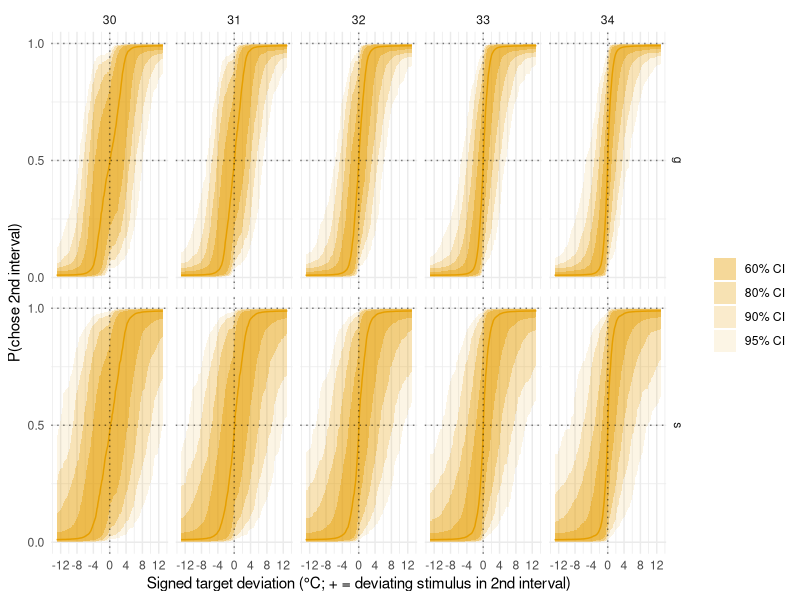
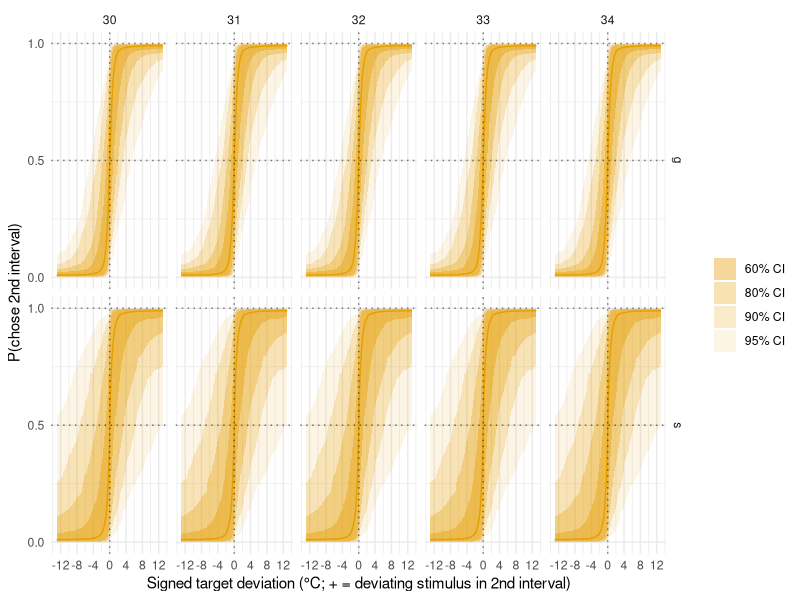
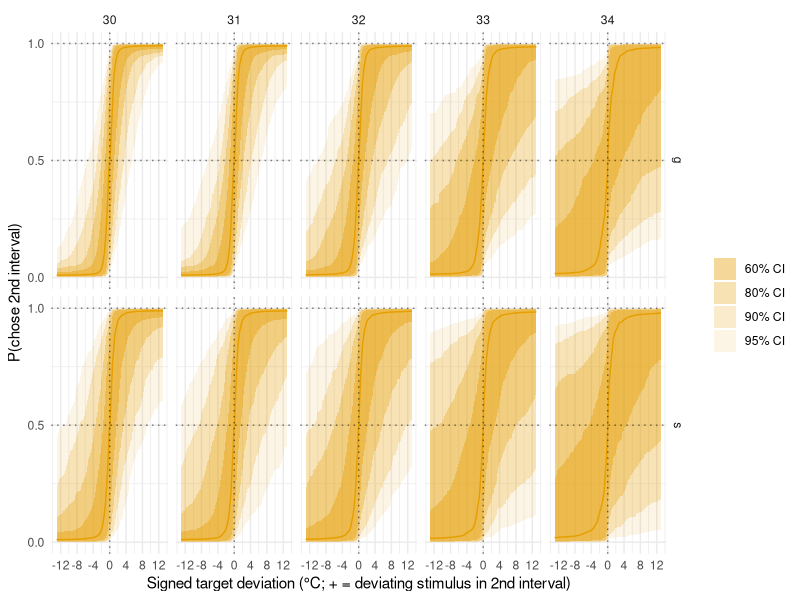
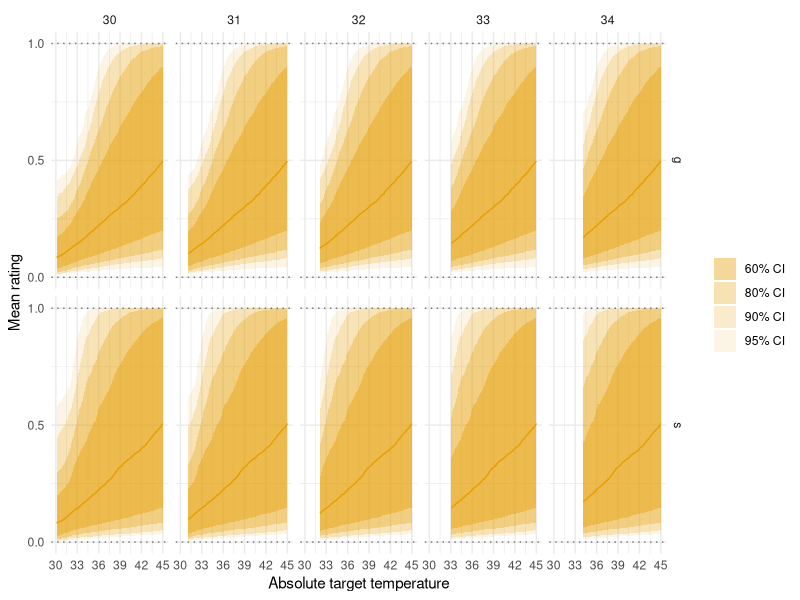
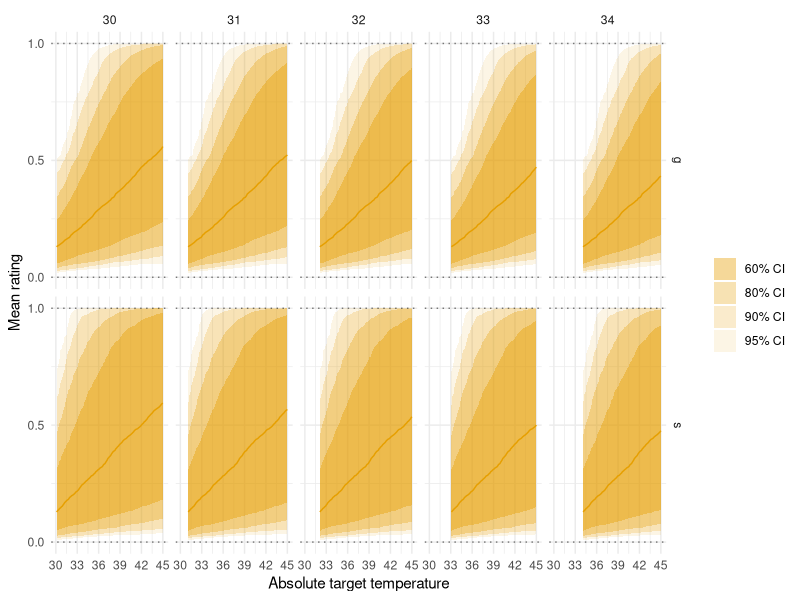
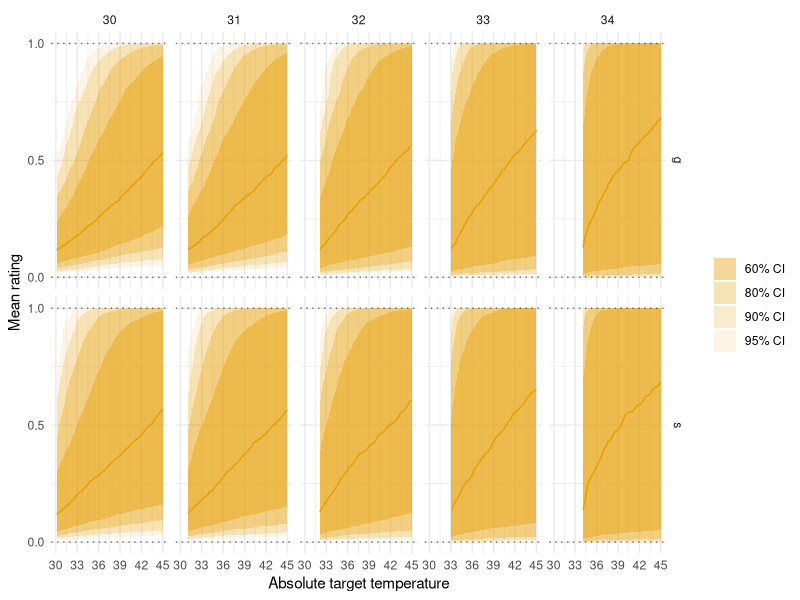
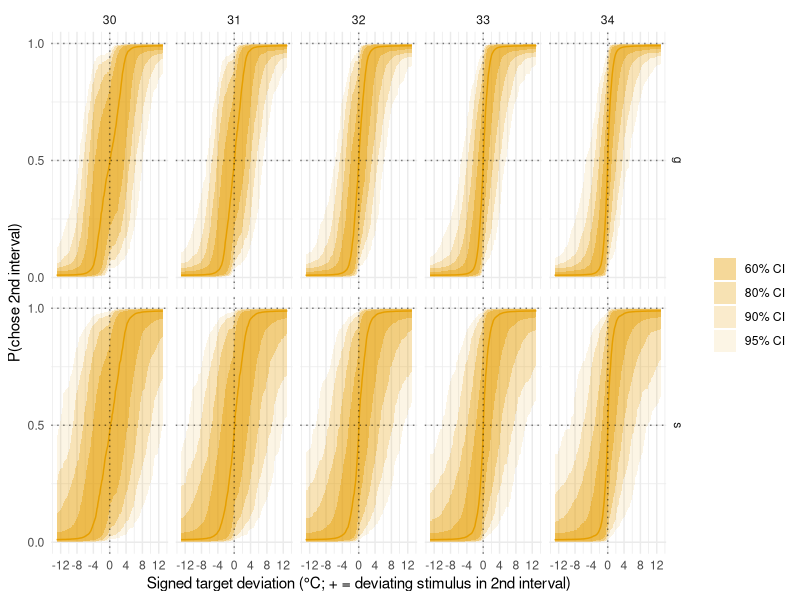
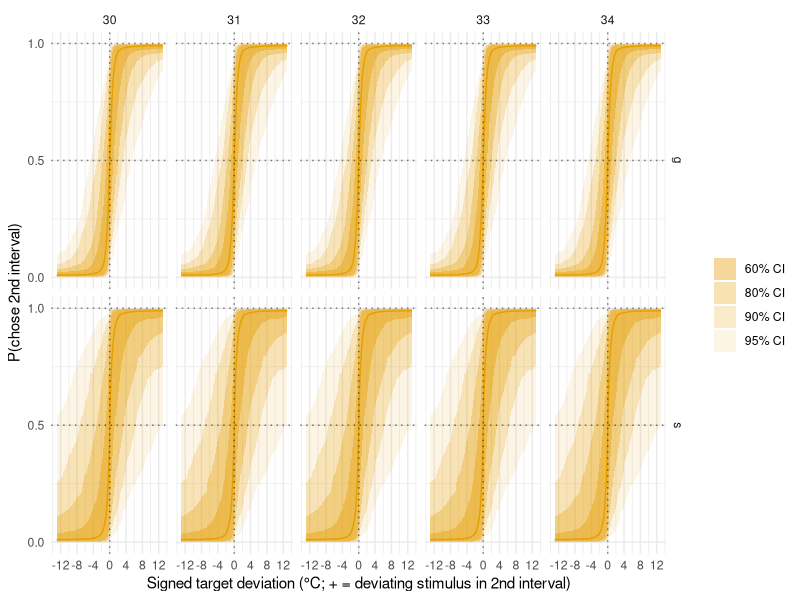

Recreate these plots in R, in order.
#This script is used to illustrate the priors used for the different models
#Author: A.S. Courtin
#Licence: MIT
#Edited with the assistance of Claude Code (Anthropic).

library(tidyverse)

inv_logit<-function(x){
  y=1/(1+exp(-x))
  return(y)
}

M=10^3
idx=1:M
at=30:34
x=seq(30,45,.1)
grid_r<-expand.grid(x=x,idx=idx,at=at)
# Response-space axis for the discrimination models: x is the SIGNED deviation from the
# adapting temperature. |x| is the physical target deviation (target = at + |x|); the sign
# encodes which interval held the deviating stimulus (+ = 2nd interval, so interval_sign=+1).
d=seq(-13,13,.1)
grid_d<-expand.grid(x=d,idx=idx,at=at)

#### Discrimination - absolute coding####
discrimination_absolute<-
  tibble(idx=idx) %>% 
  rowwise() %>% 
  mutate(
    mu_rho=rnorm(1,0,2),
    mu_log_beta=rnorm(1),
    mu_logit_lambda=rnorm(1,-4,1),
    tau_rho=abs(rnorm(1,0,2)),
    tau_log_beta=abs(rnorm(1)),
    tau_logit_lambda=abs(rnorm(1)),
    rho=rnorm(1,mu_rho,tau_rho),
    beta=exp(rnorm(1,mu_log_beta,tau_log_beta)),
    lambda=inv_logit(rnorm(1,mu_logit_lambda,tau_logit_lambda))/2,
    mu_kappa=rnorm(1,0,1),
    tau_kappa=abs(rnorm(1,0,1)),
    kappa=rnorm(1,mu_kappa,tau_kappa)
  ) %>%
  ungroup() %>%
  full_join(grid_d) %>%
  mutate(
    # Evidence is the difference between the target's and the adapting temperature's absolute
    # (baseline+rho anchored) representations - no separate detection threshold (matches
    # discrimination_absolute_coding.stan).
    interval_sign=sign(x),
    target=at+abs(x),
    cx_target_s=target-32-rho,
    cx_adapting_s=at-32-rho,
    stim_rep=cx_target_s*inv_logit(cx_target_s*100) - cx_adapting_s*inv_logit(cx_adapting_s*100),
    theta_s=lambda+(1-2*lambda)*pnorm(interval_sign*beta*stim_rep-kappa),

    cx_target_g=target-32-mu_rho,
    cx_adapting_g=at-32-mu_rho,
    stim_rep_g=cx_target_g*inv_logit(cx_target_g*100) - cx_adapting_g*inv_logit(cx_adapting_g*100),
    theta_g=inv_logit(mu_logit_lambda)/2+(1-2*inv_logit(mu_logit_lambda)/2)*pnorm(interval_sign*exp(mu_log_beta)*stim_rep_g-mu_kappa)
    ) %>%
  group_by(at,x) %>% 
  summarise(
    s_lb_ci_95=quantile(theta_s,0.025),
    s_ub_ci_95=quantile(theta_s,0.975),
    s_lb_ci_90=quantile(theta_s,0.05),
    s_ub_ci_90=quantile(theta_s,0.95),
    s_lb_ci_80=quantile(theta_s,0.1),
    s_ub_ci_80=quantile(theta_s,0.9),
    s_lb_ci_60=quantile(theta_s,0.20),
    s_ub_ci_60=quantile(theta_s,0.80),
    g_lb_ci_95=quantile(theta_g,0.025),
    g_ub_ci_95=quantile(theta_g,0.975),
    g_lb_ci_90=quantile(theta_g,0.05),
    g_ub_ci_90=quantile(theta_g,0.95),
    g_lb_ci_80=quantile(theta_g,0.1),
    g_ub_ci_80=quantile(theta_g,0.9),
    g_lb_ci_60=quantile(theta_g,0.20),
    g_ub_ci_60=quantile(theta_g,0.80),
    s_med_ci_50 = quantile(theta_s, 0.5),
    g_med_ci_50 = quantile(theta_g, 0.5)
  ) %>% 
  pivot_longer(
    cols = c(matches("(s|g)_(lb|ub|med)_ci_\\d+")),
    names_to = c("level","stat","ci"),
    names_pattern = "(s|g)_(lb|ub|med)_ci?_?(\\d+)?",
    values_to = "value"
  ) %>% 
  filter(TRUE) # response space: keep the full signed deviation range

ribbons <- discrimination_absolute %>% filter(stat %in% c("lb","ub"))%>% 
  pivot_wider(
    names_from = "stat",
    values_from = "value"
  )
medians <- discrimination_absolute %>% filter(stat == "med")

ribbons %>% 
  ggplot()+
  geom_ribbon(
    aes(x=x,ymin = lb,ymax=ub,alpha=ci),
    fill='#E69F00'
  )+
  geom_line(
    data=medians,
    aes(x=x,y=value),
    color='#E69F00'
  )+
  geom_hline(
    aes(yintercept = .5),
    linetype='dotted',
    alpha=.5
  )+
  geom_hline(
    aes(yintercept = 1),
    linetype='dotted',
    alpha=.5
  )+
  geom_vline(aes(xintercept=0),linetype='dotted',alpha=.5)+
  scale_alpha_manual(labels=c('60% CI','80% CI','90% CI','95% CI'),values=c(.4,.3,.2,.1))+
  scale_x_continuous(breaks=seq(-12,12,4))+
  scale_y_continuous(breaks=c(0,.5,1))+
  labs(
    alpha='',
    x='Signed target deviation (°C; + = deviating stimulus in 2nd interval)',
    y='P(chose 2nd interval)'
  )+
  theme_minimal()+
  facet_grid(rows=vars(level),cols=vars(at))

ggsave('figures/d_a_ppp.png',units = 'cm',width = 18,height = 10)

#### Discrimination - relative coding####
discrimination_relative<-
  tibble(idx=idx) %>% 
  rowwise() %>% 
  mutate(
    mu_log_beta=rnorm(1),
    mu_logit_lambda=rnorm(1,-4,1),
    tau_log_beta=abs(rnorm(1)),
    tau_logit_lambda=abs(rnorm(1)),
    beta=exp(rnorm(1,mu_log_beta,tau_log_beta)),
    lambda=inv_logit(rnorm(1,mu_logit_lambda,tau_logit_lambda))/2,
    mu_kappa=rnorm(1,0,1),
    tau_kappa=abs(rnorm(1,0,1)),
    kappa=rnorm(1,mu_kappa,tau_kappa)
  ) %>%
  ungroup() %>%
  full_join(grid_d) %>%
  mutate(
    # Evidence is the soft-rectified deviation from the adapting temperature - no separate
    # detection threshold (matches discrimination_relative_coding.stan).
    interval_sign=sign(x),
    cx_s=abs(x),
    stim_rep=cx_s*inv_logit(cx_s*100),
    theta_s=lambda+(1-2*lambda)*pnorm(interval_sign*beta*stim_rep-kappa),

    cx_g=abs(x),
    stim_rep_g=cx_g*inv_logit(cx_g*100),
    theta_g=inv_logit(mu_logit_lambda)/2+(1-2*inv_logit(mu_logit_lambda)/2)*pnorm(interval_sign*exp(mu_log_beta)*stim_rep_g-mu_kappa)
  ) %>%
  group_by(at,x) %>% 
  summarise(
    s_lb_ci_95=quantile(theta_s,0.025),
    s_ub_ci_95=quantile(theta_s,0.975),
    s_lb_ci_90=quantile(theta_s,0.05),
    s_ub_ci_90=quantile(theta_s,0.95),
    s_lb_ci_80=quantile(theta_s,0.1),
    s_ub_ci_80=quantile(theta_s,0.9),
    s_lb_ci_60=quantile(theta_s,0.20),
    s_ub_ci_60=quantile(theta_s,0.80),
    g_lb_ci_95=quantile(theta_g,0.025),
    g_ub_ci_95=quantile(theta_g,0.975),
    g_lb_ci_90=quantile(theta_g,0.05),
    g_ub_ci_90=quantile(theta_g,0.95),
    g_lb_ci_80=quantile(theta_g,0.1),
    g_ub_ci_80=quantile(theta_g,0.9),
    g_lb_ci_60=quantile(theta_g,0.20),
    g_ub_ci_60=quantile(theta_g,0.80),
    s_med_ci_50 = quantile(theta_s, 0.5),
    g_med_ci_50 = quantile(theta_g, 0.5)
  ) %>% 
  pivot_longer(
    cols = c(matches("(s|g)_(lb|ub|med)_ci_\\d+")),
    names_to = c("level","stat","ci"),
    names_pattern = "(s|g)_(lb|ub|med)_ci?_?(\\d+)?",
    values_to = "value"
  )%>% 
  filter(TRUE) # response space: keep the full signed deviation range

ribbons <- discrimination_relative %>% filter(stat %in% c("lb","ub"))%>% 
  pivot_wider(
    names_from = "stat",
    values_from = "value"
  )
medians <- discrimination_relative %>% filter(stat == "med")

ribbons %>% 
  ggplot()+
  geom_ribbon(
    aes(x=x,ymin = lb,ymax=ub,alpha=ci),
    fill='#E69F00'
  )+
  geom_line(
    data=medians,
    aes(x=x,y=value),
    color='#E69F00'
  )+
  geom_hline(
    aes(yintercept = .5),
    linetype='dotted',
    alpha=.5
  )+
  geom_hline(
    aes(yintercept = 1),
    linetype='dotted',
    alpha=.5
  )+
  geom_vline(aes(xintercept=0),linetype='dotted',alpha=.5)+
  scale_alpha_manual(labels=c('60% CI','80% CI','90% CI','95% CI'),values=c(.4,.3,.2,.1))+
  scale_x_continuous(breaks=seq(-12,12,4))+
  scale_y_continuous(breaks=c(0,.5,1))+
  labs(
    alpha='',
    x='Signed target deviation (°C; + = deviating stimulus in 2nd interval)',
    y='P(chose 2nd interval)'
  )+
  theme_minimal()+
  facet_grid(rows=vars(level),cols=vars(at))

ggsave('figures/d_r_ppp.png',units = 'cm',width = 18,height = 10)

#### Discrimination - non-mechanistic####
discrimination_non_mechanistic<-
  tibble(idx=idx) %>% 
  rowwise() %>% 
  mutate(
    # RW2 group profile of log-alpha across the ordered AT axis (2 anchors + curvature penalised by sigma_a)
    a0=rnorm(1,-2,1),
    a1=rnorm(1,0,0.5),
    a_c1=rnorm(1),a_c2=rnorm(1),a_c3=rnorm(1),
    sigma_a=abs(rnorm(1,0,0.5)),
    # RW2 group profile of log-beta
    b0=rnorm(1,0,1),
    b1=rnorm(1,0,0.5),
    b_c1=rnorm(1),b_c2=rnorm(1),b_c3=rnorm(1),
    sigma_b=abs(rnorm(1,0,0.5)),
    mu_logit_lambda=rnorm(1,-4,1),
    mu_kappa=rnorm(1,0,1),
    # per-condition participant SDs, plus lambda/kappa SDs (tau ~ half-normal(0,1))
    tau_a1=abs(rnorm(1)),tau_a2=abs(rnorm(1)),tau_a3=abs(rnorm(1)),tau_a4=abs(rnorm(1)),tau_a5=abs(rnorm(1)),
    tau_b1=abs(rnorm(1)),tau_b2=abs(rnorm(1)),tau_b3=abs(rnorm(1)),tau_b4=abs(rnorm(1)),tau_b5=abs(rnorm(1)),
    tau_logit_lambda=abs(rnorm(1)),
    tau_kappa=abs(rnorm(1)),
    # group-level RW2 profiles (log scale of alpha/beta)
    f_a1=a0, f_a2=a0+a1,
    f_a3=2*f_a2-f_a1+sigma_a*a_c1,
    f_a4=2*f_a3-f_a2+sigma_a*a_c2,
    f_a5=2*f_a4-f_a3+sigma_a*a_c3,
    f_b1=b0, f_b2=b0+b1,
    f_b3=2*f_b2-f_b1+sigma_b*b_c1,
    f_b4=2*f_b3-f_b2+sigma_b*b_c2,
    f_b5=2*f_b4-f_b3+sigma_b*b_c3,
    # one participant draw per condition (log scale)
    la1=rnorm(1,f_a1,tau_a1),la2=rnorm(1,f_a2,tau_a2),la3=rnorm(1,f_a3,tau_a3),la4=rnorm(1,f_a4,tau_a4),la5=rnorm(1,f_a5,tau_a5),
    lb1=rnorm(1,f_b1,tau_b1),lb2=rnorm(1,f_b2,tau_b2),lb3=rnorm(1,f_b3,tau_b3),lb4=rnorm(1,f_b4,tau_b4),lb5=rnorm(1,f_b5,tau_b5),
    lambda=inv_logit(rnorm(1,mu_logit_lambda,tau_logit_lambda))/2,
    kappa=rnorm(1,mu_kappa,tau_kappa)
  ) %>%
  ungroup() %>%
  full_join(grid_d) %>%
  mutate(
    c=at-29,
    log_alpha_s=case_when(c==1~la1,c==2~la2,c==3~la3,c==4~la4,c==5~la5),
    log_beta_s =case_when(c==1~lb1,c==2~lb2,c==3~lb3,c==4~lb4,c==5~lb5),
    log_alpha_g=case_when(c==1~f_a1,c==2~f_a2,c==3~f_a3,c==4~f_a4,c==5~f_a5),
    log_beta_g =case_when(c==1~f_b1,c==2~f_b2,c==3~f_b3,c==4~f_b4,c==5~f_b5),

    interval_sign=sign(x),
    alpha=exp(log_alpha_s),
    beta=exp(log_beta_s),
    cx_s=abs(x)-alpha,
    stim_rep=cx_s*inv_logit(cx_s*100),
    theta_s=lambda+(1-2*lambda)*pnorm(interval_sign*beta*stim_rep-kappa),

    alpha_g=exp(log_alpha_g),
    beta_g=exp(log_beta_g),
    cx_g=abs(x)-alpha_g,
    stim_rep_g=cx_g*inv_logit(cx_g*100),
    theta_g=inv_logit(mu_logit_lambda)/2+(1-2*inv_logit(mu_logit_lambda)/2)*pnorm(interval_sign*beta_g*stim_rep_g-mu_kappa)
  ) %>%
  group_by(at,x) %>% 
  summarise(
    s_lb_ci_95=quantile(theta_s,0.025),
    s_ub_ci_95=quantile(theta_s,0.975),
    s_lb_ci_90=quantile(theta_s,0.05),
    s_ub_ci_90=quantile(theta_s,0.95),
    s_lb_ci_80=quantile(theta_s,0.1),
    s_ub_ci_80=quantile(theta_s,0.9),
    s_lb_ci_60=quantile(theta_s,0.20),
    s_ub_ci_60=quantile(theta_s,0.80),
    g_lb_ci_95=quantile(theta_g,0.025),
    g_ub_ci_95=quantile(theta_g,0.975),
    g_lb_ci_90=quantile(theta_g,0.05),
    g_ub_ci_90=quantile(theta_g,0.95),
    g_lb_ci_80=quantile(theta_g,0.1),
    g_ub_ci_80=quantile(theta_g,0.9),
    g_lb_ci_60=quantile(theta_g,0.20),
    g_ub_ci_60=quantile(theta_g,0.80),    
    s_med_ci_50 = quantile(theta_s, 0.5),
    g_med_ci_50 = quantile(theta_g, 0.5)
  ) %>% 
  pivot_longer(
    cols = c(matches("(s|g)_(lb|ub|med)_ci_\\d+")),
    names_to = c("level","stat","ci"),
    names_pattern = "(s|g)_(lb|ub|med)_ci?_?(\\d+)?",
    values_to = "value"
  ) %>% 
  filter(TRUE) # response space: keep the full signed deviation range

ribbons <- discrimination_non_mechanistic %>% filter(stat %in% c("lb","ub"))%>% 
  pivot_wider(
    names_from = "stat",
    values_from = "value"
  )
medians <- discrimination_non_mechanistic %>% filter(stat == "med")

ribbons %>% 
  ggplot()+
  geom_ribbon(
    aes(x=x,ymin = lb,ymax=ub,alpha=ci),
    fill='#E69F00'
  )+
  geom_line(
    data=medians,
    aes(x=x,y=value),
    color='#E69F00'
  )+
  geom_hline(
    aes(yintercept = .5),
    linetype='dotted',
    alpha=.5
  )+
  geom_hline(
    aes(yintercept = 1),
    linetype='dotted',
    alpha=.5
  )+
  geom_vline(aes(xintercept=0),linetype='dotted',alpha=.5)+
  scale_alpha_manual(labels=c('60% CI','80% CI','90% CI','95% CI'),values=c(.4,.3,.2,.1))+
  scale_x_continuous(breaks=seq(-12,12,4))+
  scale_y_continuous(breaks=c(0,.5,1))+
  labs(
    alpha='',
    x='Signed target deviation (°C; + = deviating stimulus in 2nd interval)',
    y='P(chose 2nd interval)'
  )+
  theme_minimal()+
  facet_grid(rows=vars(level),cols=vars(at))

ggsave('figures/d_n_ppp.png',units = 'cm',width = 18,height = 10)

#### Rating - absolute coding####
rating_absolute<-
  tibble(idx=idx) %>% 
  rowwise() %>% 
  mutate(
    mu_intercept=rnorm(1,-2,1),
    mu_log_slope=rnorm(1,-2,1),
    tau_intercept=abs(rnorm(1,0,1)),
    tau_log_slope=abs(rnorm(1,0,1)),
    intercept=rnorm(1,mu_intercept,tau_intercept),
    slope=exp(rnorm(1,mu_log_slope,tau_log_slope))
  ) %>%
  ungroup() %>%
  full_join(grid_r) %>%
  mutate(
    cx=(x-32),
    lr=intercept+slope*cx,
    theta_s=inv_logit(lr),
    lr_g=mu_intercept+exp(mu_log_slope)*cx,
    theta_g=inv_logit(lr_g)
  ) %>% 
  group_by(at,x) %>% 
  summarise(
    s_lb_ci_95=quantile(theta_s,0.025),
    s_ub_ci_95=quantile(theta_s,0.975),
    s_lb_ci_90=quantile(theta_s,0.05),
    s_ub_ci_90=quantile(theta_s,0.95),
    s_lb_ci_80=quantile(theta_s,0.1),
    s_ub_ci_80=quantile(theta_s,0.9),
    s_lb_ci_60=quantile(theta_s,0.20),
    s_ub_ci_60=quantile(theta_s,0.80),
    g_lb_ci_95=quantile(theta_g,0.025),
    g_ub_ci_95=quantile(theta_g,0.975),
    g_lb_ci_90=quantile(theta_g,0.05),
    g_ub_ci_90=quantile(theta_g,0.95),
    g_lb_ci_80=quantile(theta_g,0.1),
    g_ub_ci_80=quantile(theta_g,0.9),
    g_lb_ci_60=quantile(theta_g,0.20),
    g_ub_ci_60=quantile(theta_g,0.80),    
    s_med_ci_50 = quantile(theta_s, 0.5),
    g_med_ci_50 = quantile(theta_g, 0.5)
  ) %>% 
  pivot_longer(
    cols = c(matches("(s|g)_(lb|ub|med)_ci_\\d+")),
    names_to = c("level","stat","ci"),
    names_pattern = "(s|g)_(lb|ub|med)_ci?_?(\\d+)?",
    values_to = "value"
  ) %>% 
  filter(x>at)

ribbons <- rating_absolute %>% filter(stat %in% c("lb","ub"))%>% 
  pivot_wider(
    names_from = "stat",
    values_from = "value"
  )
medians <- rating_absolute %>% filter(stat == "med")

ribbons %>% 
  ggplot()+
  geom_ribbon(
    aes(x=x,ymin = lb,ymax=ub,alpha=ci),
    fill='#E69F00'
  )+
  geom_line(
    data=medians,
    aes(x=x,y=value),
    color='#E69F00'
  )+
  geom_hline(
    aes(yintercept = 0),
    linetype='dotted',
    alpha=.5
  )+
  geom_hline(
    aes(yintercept = 1),
    linetype='dotted',
    alpha=.5
  )+
  scale_alpha_manual(labels=c('60% CI','80% CI','90% CI','95% CI'),values=c(.4,.3,.2,.1))+
  scale_x_continuous(breaks=seq(30,45,3))+
  scale_y_continuous(breaks=c(0,.5,1))+
  labs(
    alpha='',
    x='Absolute target temperature',
    y='Mean rating'
  )+
  theme_minimal()+
  facet_grid(rows=vars(level),cols=vars(at))

ggsave('figures/r_a_ppp.png',units = 'cm',width = 18,height = 10)

#### Rating - relative coding####
rating_relative<-
  tibble(idx=idx) %>% 
  rowwise() %>% 
  mutate(
    mu_intercept=rnorm(1,-2,1),
    mu_log_slope=rnorm(1,-2,1),
    tau_intercept=abs(rnorm(1,0,1)),
    tau_log_slope=abs(rnorm(1,0,1)),
    intercept=rnorm(1,mu_intercept,tau_intercept),
    slope=exp(rnorm(1,mu_log_slope,tau_log_slope))
  ) %>%
  ungroup() %>%
  full_join(grid_r) %>%
  mutate(
    cx=(x-at),
    lr=intercept+slope*cx,
    theta_s=inv_logit(lr),
    
    lr_g=mu_intercept+exp(mu_log_slope)*cx,
    theta_g=inv_logit(lr_g)
  ) %>% 
  group_by(at,x) %>% 
  summarise(
    s_lb_ci_95=quantile(theta_s,0.025),
    s_ub_ci_95=quantile(theta_s,0.975),
    s_lb_ci_90=quantile(theta_s,0.05),
    s_ub_ci_90=quantile(theta_s,0.95),
    s_lb_ci_80=quantile(theta_s,0.1),
    s_ub_ci_80=quantile(theta_s,0.9),
    s_lb_ci_60=quantile(theta_s,0.20),
    s_ub_ci_60=quantile(theta_s,0.80),
    g_lb_ci_95=quantile(theta_g,0.025),
    g_ub_ci_95=quantile(theta_g,0.975),
    g_lb_ci_90=quantile(theta_g,0.05),
    g_ub_ci_90=quantile(theta_g,0.95),
    g_lb_ci_80=quantile(theta_g,0.1),
    g_ub_ci_80=quantile(theta_g,0.9),
    g_lb_ci_60=quantile(theta_g,0.20),
    g_ub_ci_60=quantile(theta_g,0.80),    
    s_med_ci_50 = quantile(theta_s, 0.5),
    g_med_ci_50 = quantile(theta_g, 0.5)
  ) %>% 
  pivot_longer(
    cols = c(matches("(s|g)_(lb|ub|med)_ci_\\d+")),
    names_to = c("level","stat","ci"),
    names_pattern = "(s|g)_(lb|ub|med)_ci?_?(\\d+)?",
    values_to = "value"
  ) %>% 
  filter(x>at)

ribbons <- rating_relative %>% filter(stat %in% c("lb","ub"))%>% 
  pivot_wider(
    names_from = "stat",
    values_from = "value"
  )
medians <- rating_relative %>% filter(stat == "med")

ribbons %>%
  ggplot()+
  geom_ribbon(
    aes(x=x,ymin = lb,ymax=ub,alpha=ci),
    fill='#E69F00'
  )+
  geom_line(
    data=medians,
    aes(x=x,y=value),
    color='#E69F00'
  )+
  geom_hline(
    aes(yintercept = 0),
    linetype='dotted',
    alpha=.5
  )+
  geom_hline(
    aes(yintercept = 1),
    linetype='dotted',
    alpha=.5
  )+
  scale_alpha_manual(labels=c('60% CI','80% CI','90% CI','95% CI'),values=c(.4,.3,.2,.1))+
  scale_x_continuous(breaks=seq(30,45,3))+
  scale_y_continuous(breaks=c(0,.5,1))+
  labs(
    alpha='',
    x='Absolute target temperature',
    y='Mean rating'
  )+
  theme_minimal()+
  facet_grid(rows=vars(level),cols=vars(at))

ggsave('figures/r_r_ppp.png',units = 'cm',width = 18,height = 10)

#### Rating - non-mechanistic ####
rating_non_mechanistic<-
  tibble(idx=idx) %>% 
  rowwise() %>% 
  mutate(
    # RW2 group profile of the latent intercept across the ordered AT axis (identity scale)
    i0=rnorm(1,-2,1),
    i1=rnorm(1,0,0.5),
    i_c1=rnorm(1),i_c2=rnorm(1),i_c3=rnorm(1),
    sigma_i=abs(rnorm(1,0,0.5)),
    # RW2 group profile of the latent log-slope
    s0=rnorm(1,-2,1),
    s1=rnorm(1,0,0.5),
    s_c1=rnorm(1),s_c2=rnorm(1),s_c3=rnorm(1),
    sigma_s=abs(rnorm(1,0,0.5)),
    tau_i1=abs(rnorm(1)),tau_i2=abs(rnorm(1)),tau_i3=abs(rnorm(1)),tau_i4=abs(rnorm(1)),tau_i5=abs(rnorm(1)),
    tau_s1=abs(rnorm(1)),tau_s2=abs(rnorm(1)),tau_s3=abs(rnorm(1)),tau_s4=abs(rnorm(1)),tau_s5=abs(rnorm(1)),
    # group-level RW2 profiles
    f_i1=i0, f_i2=i0+i1,
    f_i3=2*f_i2-f_i1+sigma_i*i_c1,
    f_i4=2*f_i3-f_i2+sigma_i*i_c2,
    f_i5=2*f_i4-f_i3+sigma_i*i_c3,
    f_s1=s0, f_s2=s0+s1,
    f_s3=2*f_s2-f_s1+sigma_s*s_c1,
    f_s4=2*f_s3-f_s2+sigma_s*s_c2,
    f_s5=2*f_s4-f_s3+sigma_s*s_c3,
    # one participant draw per condition
    ii1=rnorm(1,f_i1,tau_i1),ii2=rnorm(1,f_i2,tau_i2),ii3=rnorm(1,f_i3,tau_i3),ii4=rnorm(1,f_i4,tau_i4),ii5=rnorm(1,f_i5,tau_i5),
    ss1=rnorm(1,f_s1,tau_s1),ss2=rnorm(1,f_s2,tau_s2),ss3=rnorm(1,f_s3,tau_s3),ss4=rnorm(1,f_s4,tau_s4),ss5=rnorm(1,f_s5,tau_s5)
  ) %>%
  ungroup() %>%
  full_join(grid_r) %>%
  mutate(
    c=at-29,
    intercept=case_when(c==1~ii1,c==2~ii2,c==3~ii3,c==4~ii4,c==5~ii5),
    log_slope=case_when(c==1~ss1,c==2~ss2,c==3~ss3,c==4~ss4,c==5~ss5),
    intercept_g=case_when(c==1~f_i1,c==2~f_i2,c==3~f_i3,c==4~f_i4,c==5~f_i5),
    log_slope_g=case_when(c==1~f_s1,c==2~f_s2,c==3~f_s3,c==4~f_s4,c==5~f_s5),

    slope=exp(log_slope),
    slope_g=exp(log_slope_g),

    cx=x-at,
    lr=intercept+slope*cx,
    theta_s=inv_logit(lr),

    lr_g=intercept_g+slope_g*cx,
    theta_g=inv_logit(lr_g)
  ) %>%
  group_by(at,x) %>% 
  summarise(
    s_lb_ci_95=quantile(theta_s,0.025),
    s_ub_ci_95=quantile(theta_s,0.975),
    s_lb_ci_90=quantile(theta_s,0.05),
    s_ub_ci_90=quantile(theta_s,0.95),
    s_lb_ci_80=quantile(theta_s,0.1),
    s_ub_ci_80=quantile(theta_s,0.9),
    s_lb_ci_60=quantile(theta_s,0.20),
    s_ub_ci_60=quantile(theta_s,0.80),
    g_lb_ci_95=quantile(theta_g,0.025),
    g_ub_ci_95=quantile(theta_g,0.975),
    g_lb_ci_90=quantile(theta_g,0.05),
    g_ub_ci_90=quantile(theta_g,0.95),
    g_lb_ci_80=quantile(theta_g,0.1),
    g_ub_ci_80=quantile(theta_g,0.9),
    g_lb_ci_60=quantile(theta_g,0.20),
    g_ub_ci_60=quantile(theta_g,0.80),    
    s_med_ci_50 = quantile(theta_s, 0.5),
    g_med_ci_50 = quantile(theta_g, 0.5)
  ) %>% 
  pivot_longer(
    cols = c(matches("(s|g)_(lb|ub|med)_ci_\\d+")),
    names_to = c("level","stat","ci"),
    names_pattern = "(s|g)_(lb|ub|med)_ci?_?(\\d+)?",
    values_to = "value"
  ) %>% 
  filter(x>at)

ribbons <- rating_non_mechanistic %>% filter(stat %in% c("lb","ub"))%>% 
  pivot_wider(
    names_from = "stat",
    values_from = "value"
  )
medians <- rating_non_mechanistic %>% filter(stat == "med")

ribbons%>% 
  ggplot()+
  geom_ribbon(
    aes(x=x,ymin = lb,ymax=ub,alpha=ci),
    fill='#E69F00'
  )+
  geom_line(
    data=medians,
    aes(x=x,y=value),
    color='#E69F00'
  )+
  geom_hline(
    aes(yintercept = 0),
    linetype='dotted',
    alpha=.5
  )+
  geom_hline(
    aes(yintercept = 1),
    linetype='dotted',
    alpha=.5
  )+
  scale_alpha_manual(labels=c('60% CI','80% CI','90% CI','95% CI'),values=c(.4,.3,.2,.1))+
  scale_x_continuous(breaks=seq(30,45,3))+
  scale_y_continuous(breaks=c(0,.5,1))+
  labs(
    alpha='',
    x='Absolute target temperature',
    y='Mean rating'
  )+
  theme_minimal()+
  facet_grid(rows=vars(level),cols=vars(at))

ggsave('figures/r_n_ppp.png',units = 'cm',width = 18,height = 10)
